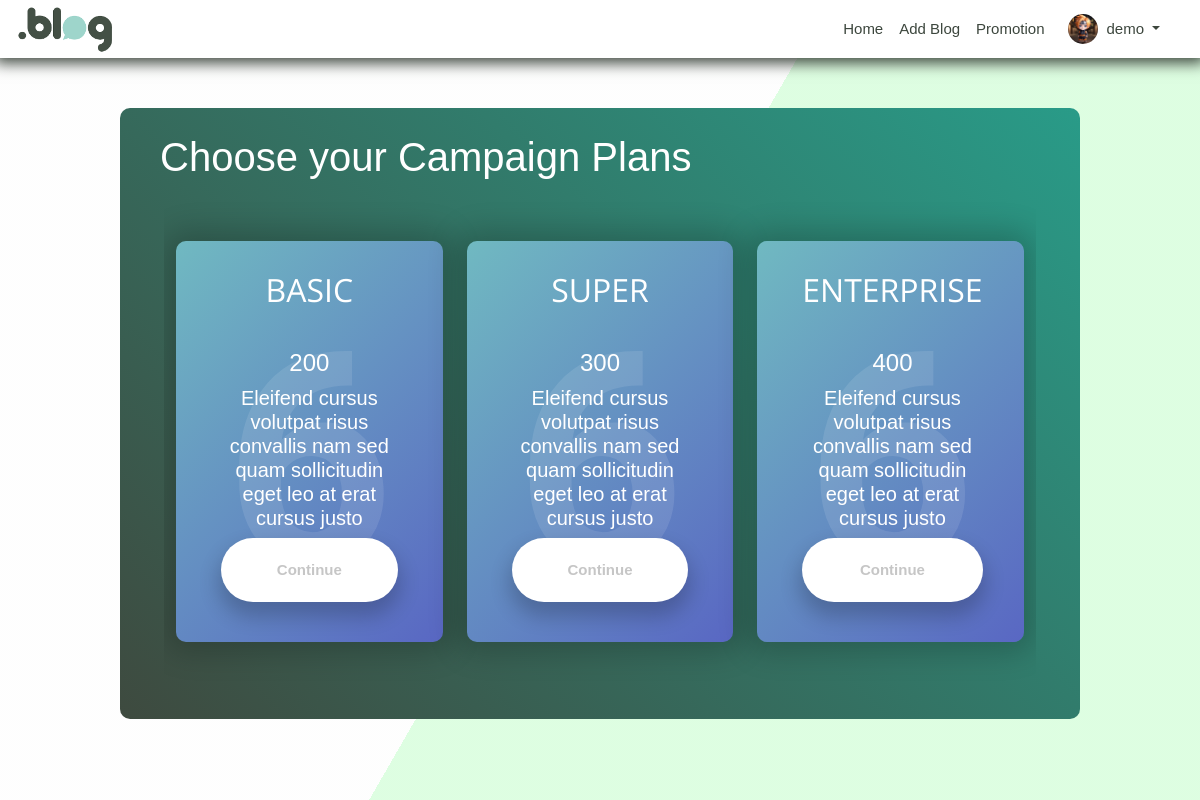
Page /promotion_plans.php (signed in) on the committed database.
### tables this page shows
CREATE TABLE `users` (
  `user_id` int(11) NOT NULL,
  `name` varchar(100) NOT NULL,
  `email` varchar(100) NOT NULL,
  `password` varchar(100) NOT NULL,
  `user_type` enum('client','admin') NOT NULL DEFAULT 'client',
  `image` varchar(100) DEFAULT NULL
);

CREATE TABLE `promotion_package` (
  `package_id` int(11) NOT NULL,
  `name` varchar(50) NOT NULL,
  `price` int(11) NOT NULL,
  `description` varchar(200) NOT NULL,
  `total_days` int(11) NOT NULL
);

### promotion_plans.php (the view, shortened to what this page needs)
<?php
include "./navbar_dash.php";
?>
<link rel="stylesheet" href="vendor/css/pramotion.css">
<div id="main-container">
    <div class="container">
        <h1>Choose your Campaign Plans</h1>
        <section class="boxes m-1 row ">
            <?php $query = "SELECT * FROM promotion_package";
            $result = mysqli_query($conn, $query);
            while ($row = mysqli_fetch_assoc($result)) {
                ?>
                <div class="col-4 my-2 ">
                    <div class="box blue">
                        <div class="number-bg">6</div>
                        <div class="box-content">
                            <h2>
                                <?= $row["name"] ?>
                            </h2>
                            <h4>
                                <?= $row["price"] ?>
                            </h4>
                            <h5>
                                <?= $row["description"] ?>
                            </h5>
                            <button class="button" data-bs-toggle="modal"
                                data-bs-target="#exampleModal<?= $row["package_id"] ?>">
                                <span>Continue</span><i class="material-icons"></i>
                            </button>
                        </div>
                    </div>
                </div>
                <?php
            }
            ?>
        </section>
    </div>
</div>
<div class="bg"></div>
<div class="bg bg2"></div>
<div class="bg bg3"></div>

### navbar_dash.php (shortened to what this page needs)
<!DOCTYPE html>
<html lang="en">
<head>
  <link href="https://cdn.jsdelivr.net/npm/bootstrap@5.3.1/dist/css/bootstrap.min.css" rel="stylesheet"
>
  <link rel="stylesheet" href="./vendor/css/style.css">
  <link rel="stylesheet"
    href="https://cdnjs.cloudflare.com/ajax/libs/line-awesome/1.3.0/line-awesome/css/line-awesome.min.css"
 />
  <link rel="stylesheet" href="./vendor/css/main.css">
  <link rel="stylesheet" href="./vendor/swiper/swiper-bundle.min.css">
  <link href="./lib/css/bootstrap-icons/bootstrap-icons.css" rel="stylesheet">
</head>
<?php
include "connection.php";
$user_id = $_SESSION["user_id"];
$query = "SELECT * FROM Users WHERE user_id='$user_id'";
$runquery = mysqli_query($conn, $query);
$row = mysqli_fetch_assoc($runquery);
$name = $row["name"];
?>
<body>
  <header class="p-1 header_nav">
    <div class="container-fluid">
      <div class="d-flex flex-wrap align-items-center justify-content-center justify-content-lg-start">
        <a href="./dashboard.php" class="d-flex align-items-center mb-2 mb-lg-0 text-white text-decoration-none">
          <img src="./assets/site_logo.png" alt="logo" height="50">
        </a>
        <ul class="nav col-12 col-lg-auto me-2 mb-2 justify-content-center mb-md-0 ms-auto ">
          <li><a href="./dashboard.php" class="nav-link px-2 mt-1 ">Home</a></li>
          <li><a href="./add_blog.php" class="nav-link px-2 mt-1">Add Blog</a></li>
          <li><a href="./campaign_view_user.php" class="nav-link px-2 mt-1">Promotion </a></li>
          <li class="nav-item dropdown pe-3">
            <a class="nav-link nav-profile d-flex align-items-center pe-0" href="#" data-bs-toggle="dropdown">
              <img src="<?= $row["image"] ?>" onerror="this.src='assets/profile.png'" alt="Profile"
                class="rounded-circle" height="30">
              <span class="d-none d-md-block dropdown-toggle ps-2">
                <?= $name ?>
              </span>
            </a>
          </li>
        </ul>
      </div>
    </div>
  </header>
</body>
</html>

### rows in the picture
users: image (picture), name "demo"
promotion_package: name "BASIC", price "200", description "Eleifend cursus volutpat risus convallis nam sed quam sollicitudin eget leo at erat cursus justo"
promotion_package: name "SUPER", price "300", description "Eleifend cursus volutpat risus convallis nam sed quam sollicitudin eget leo at erat cursus justo"
promotion_package: name "ENTERPRISE", price "400", description "Eleifend cursus volutpat risus convallis nam sed quam sollicitudin eget leo at erat cursus justo"
